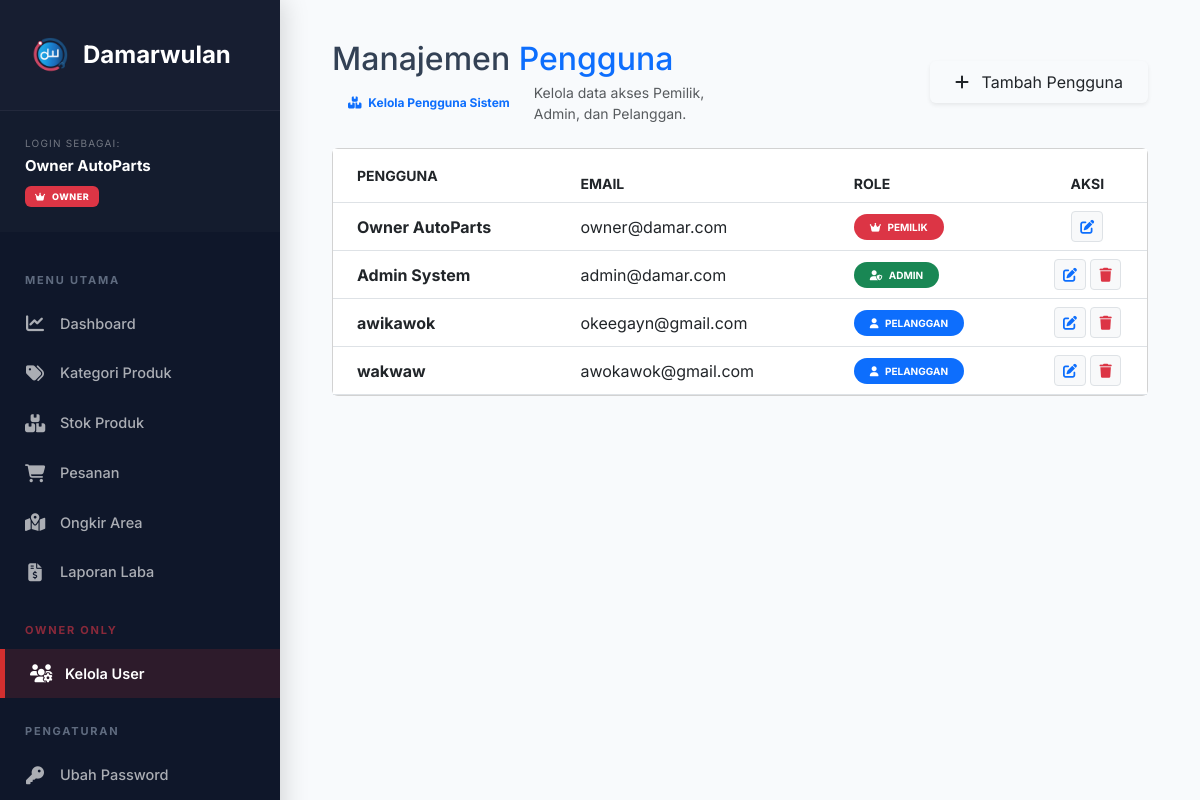
Before: /admin/pengguna.php (signed in) with the older database file.
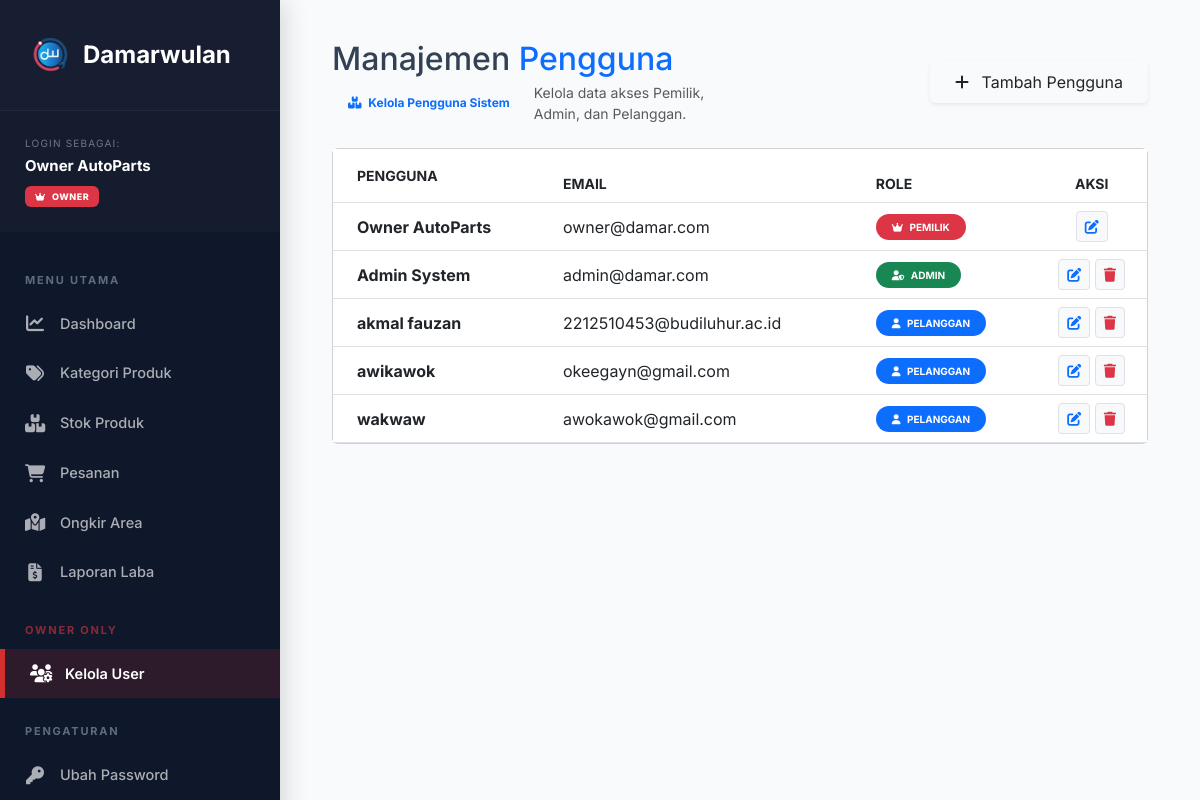
After: the same page with the newer database file.
### tables this page shows
CREATE TABLE `pengguna` (
  `id_pengguna` int(11) NOT NULL,
  `id_peran` int(11) NOT NULL,
  `nama` varchar(100) NOT NULL,
  `email` varchar(100) NOT NULL,
  `kata_sandi` varchar(255) NOT NULL,
  `no_telepon` varchar(20) DEFAULT NULL,
  `id_area` int(11) DEFAULT NULL,
  `alamat` text DEFAULT NULL,
  `dibuat_pada` timestamp NOT NULL DEFAULT current_timestamp()
);

CREATE TABLE `peran` (
  `id_peran` int(11) NOT NULL,
  `nama_peran` varchar(50) NOT NULL
);

### admin/pengguna.php (the view, shortened to what this page needs)
<?php
require_once '../config/koneksi.php';
include 'header_admin.php';
?>
<div class="container-fluid">
    <div class="row mb-4 align-items-center">
        <div class="col">
            <h2 class="fw-800 text-navy mb-1">Manajemen<span class="text-primary"> Pengguna</span></h2>
            <div class="d-flex align-items-center">
                <span class="badge bg-soft-primary text-primary px-3 py-2 me-2" style="border-radius: 10px;">
                    <i class="fas fa-boxes me-1"></i> Kelola Pengguna Sistem
                </span>
                <p class="text-muted small mb-0">Kelola data akses Pemilik, Admin, dan Pelanggan.</p>
            </div>
        </div>
        <div class="col-md-6 text-md-end">
            <button class="btn btn-navy py-2 px-4 shadow-sm" data-bs-toggle="modal" data-bs-target="#modalTambah">
                <i class="fas fa-plus me-2"></i> Tambah Pengguna
            </button>
        </div>
    </div>
    <div class="card card-custom">
        <div class="card-body p-0">
            <div class="table-responsive">
                <table class="table table-hover align-middle mb-0">
                    <thead class="bg-light">
                        <tr class="text-muted small">
                            <th class="ps-4 py-3">PENGGUNA</th>
                            <th>EMAIL</th>
                            <th>ROLE</th>
                            <th class="text-center">AKSI</th>
                        </tr>
                    </thead>
                    <tbody>
                        <?php
                        $query = mysqli_query($conn, "SELECT p.*, r.nama_peran FROM pengguna p JOIN peran r ON p.id_peran = r.id_peran ORDER BY p.id_peran ASC, p.nama ASC");
                        while ($row = mysqli_fetch_assoc($query)):
                        ?>
                            <tr>
                                <td class="ps-4">
                                    <div class="fw-bold text-dark"><?= $row['nama']; ?></div>
                                </td>
                                <td><?= $row['email']; ?></td>
                                <td>
                                    <?php
                                    $peran_db = strtolower($row['nama_peran']);
                                    if ($peran_db == 'pemilik' || $row['id_peran'] == 1) {
                                        $warna = 'bg-danger';
                                        $icon = 'fa-crown';
                                    } elseif ($peran_db == 'admin') {
                                        $warna = 'bg-success';
                                        $icon = 'fa-user-shield';
                                    } else {
                                        $warna = 'bg-primary';
                                        $icon = 'fa-user';
                                    }
                                    ?>
                                    <span class="badge <?= $warna; ?> rounded-pill px-3 py-2 text-uppercase" style="font-size: 10px;">
                                        <i class="fas <?= $icon; ?> me-1"></i> <?= $row['nama_peran']; ?>
                                    </span>
                                </td>
                                <td class="text-center">
                                    <button class="btn btn-sm btn-light text-primary border" data-bs-toggle="modal" data-bs-target="#modalEdit<?= $row['id_pengguna']; ?>">
                                        <i class="fas fa-edit"></i>
                                    </button>
                                    <?php if ($row['id_pengguna'] != $_SESSION['id_pengguna']): ?>
                                        <button class="btn btn-sm btn-light text-danger border" onclick="hapusUser(<?= $row['id_pengguna']; ?>, '<?= $row['nama']; ?>')">
                                            <i class="fas fa-trash"></i>
                                        </button>
                                    <?php endif; ?>
                                </td>
                            </tr>
                        <?php endwhile; ?>
                    </tbody>
                </table>
            </div>
        </div>
    </div>
</div>
</body>
</html>

Changed rows visible on the page:
added pengguna: nama "akmal fauzan", email "2212510453@budiluhur.ac.id", id_peran.nama_peran "PELANGGAN"
